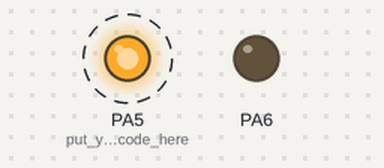
Recording of a sketch running on a simulated STM32 Blue Pill. Shown: output pins drawn as LEDs (lit = HIGH). Dashed ring = blinking.

Above: at 0.5 s.
Timing chart, 0 to 4.6 s (numbered marks = the images above):
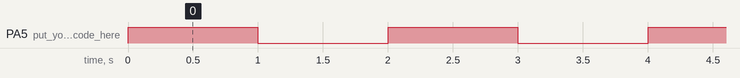

The sketch:

stm_blink.ino
```cpp
void setup() {
 pinMode (PA5,OUTPUT); // put your setup code here, to run once:
pinMode (PA6,OUTPUT);
}

void loop() {
 digitalWrite (PA6,LOW);
 digitalWrite (PA5,HIGH);
 delay (1000);
 digitalWrite (PA5,LOW);
  delay (1000);


}
```

Measured:
- by itself, PA5 (put_your_setup_code_here): alternates HIGH for 1.0 s and LOW for 1.0 s
